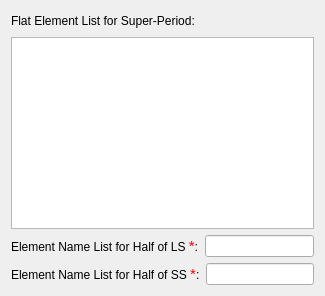
  <widget class="PageStraightDrifts" name="wizardPage_straight_length">
   <property name="title">
    <string>Drift Elements for Long &amp; Short Straights</string>
   </property>
   <property name="subTitle">
    <string>Specify which consecutive elements consist of half of the long-straight (LS) section and half of the short-straight (SS) section.</string>
   </property>
   <layout class="QVBoxLayout" name="verticalLayout_11">
    <item>
     <layout class="QHBoxLayout" name="horizontalLayout_27">
      <item>
       <widget class="QLabel" name="label_37">
        <property name="text">
         <string>Flat Element List for Super-Period:</string>
        </property>
       </widget>
      </item>
      <item>
       <spacer name="horizontalSpacer_23">
        <property name="orientation">
         <enum>Qt::Horizontal</enum>
        </property>
        <property name="sizeHint" stdset="0">
         <size>
          <width>40</width>
          <height>20</height>
         </size>
        </property>
       </spacer>
      </item>
     </layout>
    </item>
    <item>
     <widget class="QTableView" name="tableView_elem_list_straight_drifts"/>
    </item>
    <item>
     <layout class="QHBoxLayout" name="horizontalLayout_28">
      <item>
       <widget class="QLabel" name="label_17">
        <property name="text">
         <string>&lt;html&gt;&lt;head/&gt;&lt;body&gt;&lt;p&gt;Element Name List for Half of LS &lt;span style=&quot; font-size:11pt; color:#ff0000;&quot;&gt;*&lt;/span&gt;:&lt;/p&gt;&lt;/body&gt;&lt;/html&gt;</string>
        </property>
       </widget>
      </item>
      <item>
       <widget class="QLineEdit" name="lineEdit_LS_drift_names">
        <property name="text">
         <string/>
        </property>
       </widget>
      </item>
     </layout>
    </item>
    <item>
     <layout class="QHBoxLayout" name="horizontalLayout_29">
      <item>
       <widget class="QLabel" name="label_18">
        <property name="text">
         <string>&lt;html&gt;&lt;head/&gt;&lt;body&gt;&lt;p&gt;Element Name List for Half of SS &lt;span style=&quot; font-size:11pt; color:#ff0000;&quot;&gt;*&lt;/span&gt;:&lt;/p&gt;&lt;/body&gt;&lt;/html&gt;</string>
        </property>
       </widget>
      </item>
      <item>
       <widget class="QLineEdit" name="lineEdit_SS_drift_names">
        <property name="text">
         <string/>
        </property>
       </widget>
      </item>
     </layout>
    </item>
   </layout>
  </widget>
